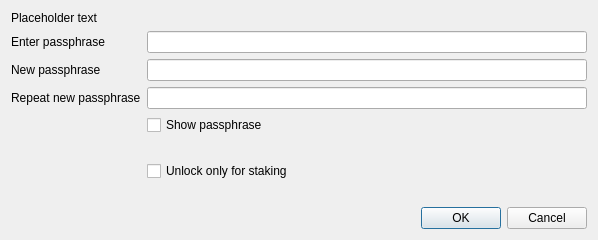
<?xml version="1.0" encoding="UTF-8"?>
<ui version="4.0">
 <class>AskPassphraseDialog</class>
 <widget class="QDialog" name="AskPassphraseDialog">
  <property name="geometry">
   <rect>
    <x>0</x>
    <y>0</y>
    <width>598</width>
    <height>222</height>
   </rect>
  </property>
  <property name="sizePolicy">
   <sizepolicy hsizetype="Preferred" vsizetype="Minimum">
    <horstretch>0</horstretch>
    <verstretch>0</verstretch>
   </sizepolicy>
  </property>
  <property name="minimumSize">
   <size>
    <width>550</width>
    <height>0</height>
   </size>
  </property>
  <property name="windowTitle">
   <string>Passphrase Dialog</string>
  </property>
  <layout class="QVBoxLayout" name="verticalLayout">
   <property name="sizeConstraint">
    <enum>QLayout::SetMinimumSize</enum>
   </property>
   <item>
    <widget class="QLabel" name="warningLabel">
     <property name="text">
      <string notr="true">Placeholder text</string>
     </property>
     <property name="textFormat">
      <enum>Qt::RichText</enum>
     </property>
     <property name="wordWrap">
      <bool>true</bool>
     </property>
    </widget>
   </item>
   <item>
    <layout class="QFormLayout" name="formLayout">
     <property name="sizeConstraint">
      <enum>QLayout::SetMinimumSize</enum>
     </property>
     <property name="fieldGrowthPolicy">
      <enum>QFormLayout::AllNonFixedFieldsGrow</enum>
     </property>
     <item row="0" column="0">
      <widget class="QLabel" name="passLabel1">
       <property name="text">
        <string>Enter passphrase</string>
       </property>
      </widget>
     </item>
     <item row="0" column="1">
      <widget class="QLineEdit" name="passEdit1">
       <property name="echoMode">
        <enum>QLineEdit::Password</enum>
       </property>
      </widget>
     </item>
     <item row="1" column="0">
      <widget class="QLabel" name="passLabel2">
       <property name="text">
        <string>New passphrase</string>
       </property>
      </widget>
     </item>
     <item row="1" column="1">
      <widget class="QLineEdit" name="passEdit2">
       <property name="echoMode">
        <enum>QLineEdit::Password</enum>
       </property>
      </widget>
     </item>
     <item row="2" column="0">
      <widget class="QLabel" name="passLabel3">
       <property name="text">
        <string>Repeat new passphrase</string>
       </property>
      </widget>
     </item>
     <item row="2" column="1">
      <widget class="QLineEdit" name="passEdit3">
       <property name="echoMode">
        <enum>QLineEdit::Password</enum>
       </property>
      </widget>
     </item>
     <item row="3" column="1">
      <widget class="QCheckBox" name="toggleShowPasswordButton">
       <property name="text">
        <string>Show passphrase</string>
       </property>
      </widget>
     </item>
     <item row="4" column="1">
      <widget class="QLabel" name="capsLabel">
       <property name="font">
        <font>
         <weight>75</weight>
         <bold>true</bold>
        </font>
       </property>
       <property name="text">
        <string/>
       </property>
       <property name="alignment">
        <set>Qt::AlignCenter</set>
       </property>
      </widget>
     </item>
     <item row="5" column="1">
      <widget class="QCheckBox" name="stakingCheckBox">
       <property name="text">
        <string>Unlock only for staking</string>
       </property>
       <property name="visible">
        <bool>false</bool>
       </property>
      </widget>
     </item>
    </layout>
   </item>
   <item>
    <widget class="QLabel" name="statuslabel">
     <property name="text">
      <string/>
     </property>
    </widget>
   </item>
   <item>
    <widget class="QDialogButtonBox" name="buttonBox">
     <property name="orientation">
      <enum>Qt::Horizontal</enum>
     </property>
     <property name="standardButtons">
      <set>QDialogButtonBox::Cancel|QDialogButtonBox::Ok</set>
     </property>
    </widget>
   </item>
  </layout>
 </widget>
 <resources/>
 <connections>
  <connection>
   <sender>buttonBox</sender>
   <signal>accepted()</signal>
   <receiver>AskPassphraseDialog</receiver>
   <slot>accept()</slot>
   <hints>
    <hint type="sourcelabel">
     <x>20</x>
     <y>20</y>
    </hint>
    <hint type="destinationlabel">
     <x>20</x>
     <y>20</y>
    </hint>
   </hints>
  </connection>
  <connection>
   <sender>buttonBox</sender>
   <signal>rejected()</signal>
   <receiver>AskPassphraseDialog</receiver>
   <slot>reject()</slot>
   <hints>
    <hint type="sourcelabel">
     <x>20</x>
     <y>20</y>
    </hint>
    <hint type="destinationlabel">
     <x>20</x>
     <y>20</y>
    </hint>
   </hints>
  </connection>
 </connections>
</ui>
